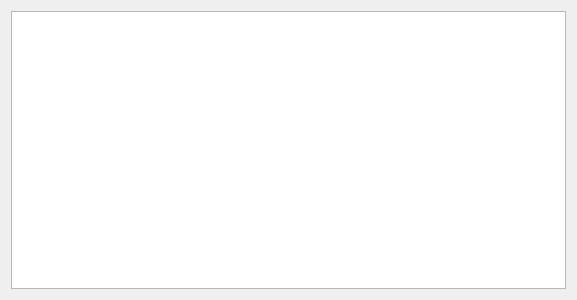
<?xml version="1.0" encoding="UTF-8"?>
<ui version="4.0">
 <class>DialogWhatsNew</class>
 <widget class="QDialog" name="DialogWhatsNew">
  <property name="geometry">
   <rect>
    <x>0</x>
    <y>0</y>
    <width>577</width>
    <height>300</height>
   </rect>
  </property>
  <property name="font">
   <font>
    <family>Courier New</family>
    <pointsize>12</pointsize>
   </font>
  </property>
  <property name="windowTitle">
   <string>What's new?</string>
  </property>
  <property name="windowIcon">
   <iconset resource="qtresources.qrc">
    <normaloff>:/images/R.png</normaloff>:/images/R.png</iconset>
  </property>
  <layout class="QGridLayout" name="gridLayout">
   <item row="0" column="0">
    <widget class="QPlainTextEdit" name="plainTextEdit">
     <property name="readOnly">
      <bool>true</bool>
     </property>
     <property name="plainText">
      <string/>
     </property>
    </widget>
   </item>
  </layout>
 </widget>
 <resources>
  <include location="qtresources.qrc"/>
 </resources>
 <connections/>
</ui>
